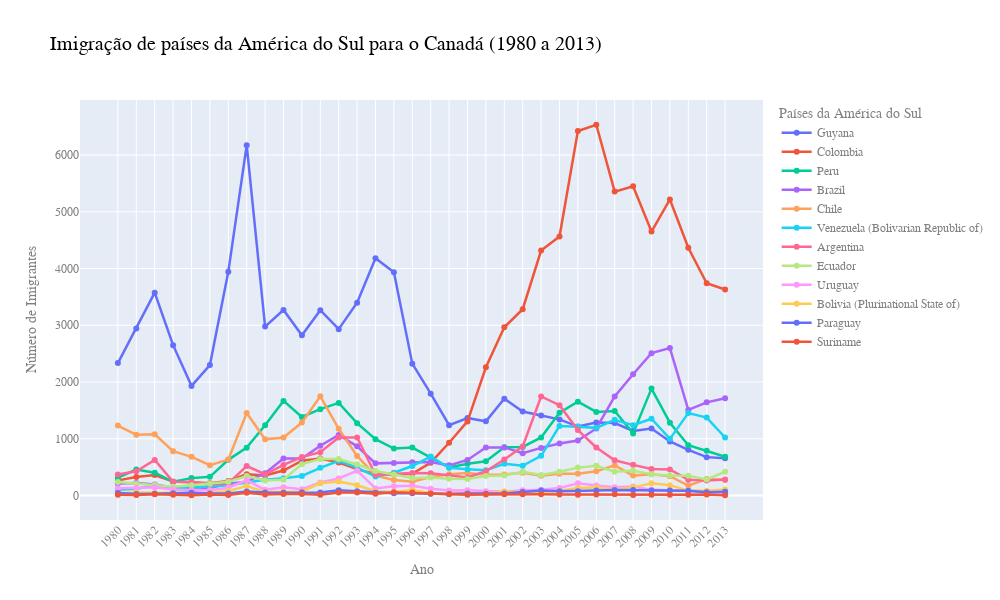

Notebook cell for this chart:
### Code cell
# Criar gráfico interativo com múltiplas linhas
figure = px.line(america_do_sul_clean, 
                 x=america_do_sul_clean.index,
                 y=america_do_sul_clean.columns, 
                 color='Country',
                 title='Imigração de países da América do Sul para o Canadá (1980 a 2013)',
                 markers=True)

# Estilizar gráfico
figure.update_layout(width=1000, height=600,
                     xaxis={'tickangle': -45, 'title': 'Ano'},
                     yaxis={'title': 'Número de Imigrantes'},
                     font_family='Arial',
                     font_size=12,
                     font_color='gray',
                     title_font_family='Arial',
                     title_font_size=20,
                     title_font_color='black',
                     legend_title='Países da América do Sul'
                     )

# Modificar hover no gráfico
figure.update_traces(
    line_width=2.5,
    hovertemplate='<br>'.join(['País: %{fullData.name}<br>Ano: %{x}<br>Imigrantes: %{y}'])
)

#Exportar gráfico para arquivo HTML
figure.write_html(
    '../resultados/america_do_sul_imigracao_para_canada.html', 
    full_html=False,
    include_plotlyjs='cdn'
    )

figure.show()

### Figure 1 — Plotly figure (JSON) as saved in the notebook; plotly's stock layout.template omitted (floating-point values rounded to 4 significant figures)
{"data": [{"hovertemplate": "País: %{fullData.name}<br>Ano: %{x}<br>Imigrantes: %{y}", "legendgroup": "Guyana", "line": {"color": "#636efa", "dash": "solid", "width": 2.5}, "marker": {"symbol": "circle"}, "mode": "lines+markers", "name": "Guyana", "orientation": "v", "showlegend": true, "type": "scatter", "x": ["1980", "1981", "1982", "1983", "1984", "1985", "1986", "1987", "1988", "1989", "1990", "1991", "1992", "1993", "1994", "1995", "1996", "1997", "1998", "1999", "2000", "2001", "2002", "2003", "2004", "2005", "2006", "2007", "2008", "2009", "2010", "2011", "2012", "2013"], "xaxis": "x", "y": [2334, 2943, 3575, 2650, 1932, 2299, 3942, 6174, 2977, 3270, 2824, 3266, 2932, 3399, 4181, 3935, 2324, 1795, 1238, 1366, 1308, 1707, 1479, 1410, 1341, 1215, 1286, 1277, 1137, 1180, 953, 804, 676, 656], "yaxis": "y"}, {"hovertemplate": "País: %{fullData.name}<br>Ano: %{x}<br>Imigrantes: %{y}", "legendgroup": "Colombia", "line": {"color": "#EF553B", "dash": "solid", "width": 2.5}, "marker": {"symbol": "circle"}, "mode": "lines+markers", "name": "Colombia", "orientation": "v", "showlegend": true, "type": "scatter", "x": ["1980", "1981", "1982", "1983", "1984", "1985", "1986", "1987", "1988", "1989", "1990", "1991", "1992", "1993", "1994", "1995", "1996", "1997", "1998", "1999", "2000", "2001", "2002", "2003", "2004", "2005", "2006", "2007", "2008", "2009", "2010", "2011", "2012", "2013"], "xaxis": "x", "y": [266, 326, 360, 244, 235, 214, 257, 376, 352, 439, 614, 652, 582, 464, 375, 371, 381, 578, 929, 1306, 2259, 2965, 3283, 4318, 4566, 6424, 6535, 5357, 5452, 4652, 5218, 4366, 3741, 3631], "yaxis": "y"}, {"hovertemplate": "País: %{fullData.name}<br>Ano: %{x}<br>Imigrantes: %{y}", "legendgroup": "Peru", "line": {"color": "#00cc96", "dash": "solid", "width": 2.5}, "marker": {"symbol": "circle"}, "mode": "lines+markers", "name": "Peru", "orientation": "v", "showlegend": true, "type": "scatter", "x": ["1980", "1981", "1982", "1983", "1984", "1985", "1986", "1987", "1988", "1989", "1990", "1991", "1992", "1993", "1994", "1995", "1996", "1997", "1998", "1999", "2000", "2001", "2002", "2003", "2004", "2005", "2006", "2007", "2008", "2009", "2010", "2011", "2012", "2013"], "xaxis": "x", "y": [317, 456, 401, 241, 306, 328, 628, 843, 1237, 1667, 1384, 1522, 1632, 1274, 993, 827, 845, 676, 493, 560, 603, 849, 855, 1023, 1460, 1653, 1473, 1490, 1094, 1884, 1283, 886, 787, 682], "yaxis": "y"}, {"hovertemplate": "País: %{fullData.name}<br>Ano: %{x}<br>Imigrantes: %{y}", "legendgroup": "Brazil", "line": {"color": "#ab63fa", "dash": "solid", "width": 2.5}, "marker": {"symbol": "circle"}, "mode": "lines+markers", "name": "Brazil", "orientation": "v", "showlegend": true, "type": "scatter", "x": ["1980", "1981", "1982", "1983", "1984", "1985", "1986", "1987", "1988", "1989", "1990", "1991", "1992", "1993", "1994", "1995", "1996", "1997", "1998", "1999", "2000", "2001", "2002", "2003", "2004", "2005", "2006", "2007", "2008", "2009", "2010", "2011", "2012", "2013"], "xaxis": "x", "y": [211, 220, 192, 139, 145, 130, 205, 244, 394, 650, 650, 877, 1066, 866, 566, 572, 586, 591, 531, 626, 845, 847, 745, 839, 917, 969, 1181, 1746, 2138, 2509, 2598, 1508, 1642, 1714], "yaxis": "y"}, {"hovertemplate": "País: %{fullData.name}<br>Ano: %{x}<br>Imigrantes: %{y}", "legendgroup": "Chile", "line": {"color": "#FFA15A", "dash": "solid", "width": 2.5}, "marker": {"symbol": "circle"}, "mode": "lines+markers", "name": "Chile", "orientation": "v", "showlegend": true, "type": "scatter", "x": ["1980", "1981", "1982", "1983", "1984", "1985", "1986", "1987", "1988", "1989", "1990", "1991", "1992", "1993", "1994", "1995", "1996", "1997", "1998", "1999", "2000", "2001", "2002", "2003", "2004", "2005", "2006", "2007", "2008", "2009", "2010", "2011", "2012", "2013"], "xaxis": "x", "y": [1233, 1069, 1078, 781, 681, 533, 633, 1454, 990, 1023, 1286, 1749, 1175, 697, 352, 273, 244, 325, 376, 397, 366, 369, 401, 347, 383, 384, 427, 530, 350, 375, 340, 174, 291, 273], "yaxis": "y"}, {"hovertemplate": "País: %{fullData.name}<br>Ano: %{x}<br>Imigrantes: %{y}", "legendgroup": "Venezuela (Bolivarian Republic of)", "line": {"color": "#19d3f3", "dash": "solid", "width": 2.5}, "marker": {"symbol": "circle"}, "mode": "lines+markers", "name": "Venezuela (Bolivarian Republic of)", "orientation": "v", "showlegend": true, "type": "scatter", "x": ["1980", "1981", "1982", "1983", "1984", "1985", "1986", "1987", "1988", "1989", "1990", "1991", "1992", "1993", "1994", "1995", "1996", "1997", "1998", "1999", "2000", "2001", "2002", "2003", "2004", "2005", "2006", "2007", "2008", "2009", "2010", "2011", "2012", "2013"], "xaxis": "x", "y": [103, 117, 174, 124, 142, 165, 179, 229, 279, 304, 344, 487, 610, 490, 334, 402, 520, 686, 489, 464, 443, 560, 524, 699, 1224, 1211, 1192, 1335, 1239, 1353, 998, 1452, 1373, 1022], "yaxis": "y"}, {"hovertemplate": "País: %{fullData.name}<br>Ano: %{x}<br>Imigrantes: %{y}", "legendgroup": "Argentina", "line": {"color": "#FF6692", "dash": "solid", "width": 2.5}, "marker": {"symbol": "circle"}, "mode": "lines+markers", "name": "Argentina", "orientation": "v", "showlegend": true, "type": "scatter", "x": ["1980", "1981", "1982", "1983", "1984", "1985", "1986", "1987", "1988", "1989", "1990", "1991", "1992", "1993", "1994", "1995", "1996", "1997", "1998", "1999", "2000", "2001", "2002", "2003", "2004", "2005", "2006", "2007", "2008", "2009", "2010", "2011", "2012", "2013"], "xaxis": "x", "y": [368, 426, 626, 241, 237, 196, 213, 519, 374, 538, 678, 763, 1023, 1022, 366, 380, 396, 391, 349, 318, 427, 635, 865, 1745, 1591, 1153, 847, 620, 540, 467, 459, 278, 263, 282], "yaxis": "y"}, {"hovertemplate": "País: %{fullData.name}<br>Ano: %{x}<br>Imigrantes: %{y}", "legendgroup": "Ecuador", "line": {"color": "#B6E880", "dash": "solid", "width": 2.5}, "marker": {"symbol": "circle"}, "mode": "lines+markers", "name": "Ecuador", "orientation": "v", "showlegend": true, "type": "scatter", "x": ["1980", "1981", "1982", "1983", "1984", "1985", "1986", "1987", "1988", "1989", "1990", "1991", "1992", "1993", "1994", "1995", "1996", "1997", "1998", "1999", "2000", "2001", "2002", "2003", "2004", "2005", "2006", "2007", "2008", "2009", "2010", "2011", "2012", "2013"], "xaxis": "x", "y": [238, 207, 184, 155, 179, 208, 240, 344, 265, 278, 552, 643, 644, 547, 431, 368, 310, 317, 295, 291, 342, 353, 418, 361, 417, 491, 525, 419, 437, 373, 353, 348, 282, 418], "yaxis": "y"}, {"hovertemplate": "País: %{fullData.name}<br>Ano: %{x}<br>Imigrantes: %{y}", "legendgroup": "Uruguay", "line": {"color": "#FF97FF", "dash": "solid", "width": 2.5}, "marker": {"symbol": "circle"}, "mode": "lines+markers", "name": "Uruguay", "orientation": "v", "showlegend": true, "type": "scatter", "x": ["1980", "1981", "1982", "1983", "1984", "1985", "1986", "1987", "1988", "1989", "1990", "1991", "1992", "1993", "1994", "1995", "1996", "1997", "1998", "1999", "2000", "2001", "2002", "2003", "2004", "2005", "2006", "2007", "2008", "2009", "2010", "2011", "2012", "2013"], "xaxis": "x", "y": [128, 132, 146, 105, 90, 92, 137, 269, 99, 144, 111, 229, 299, 437, 125, 164, 171, 117, 87, 93, 75, 64, 91, 103, 130, 217, 175, 147, 160, 99, 93, 81, 47, 58], "yaxis": "y"}, {"hovertemplate": "País: %{fullData.name}<br>Ano: %{x}<br>Imigrantes: %{y}", "legendgroup": "Bolivia (Plurinational State of)", "line": {"color": "#FECB52", "dash": "solid", "width": 2.5}, "marker": {"symbol": "circle"}, "mode": "lines+markers", "name": "Bolivia (Plurinational State of)", "orientation": "v", "showlegend": true, "type": "scatter", "x": ["1980", "1981", "1982", "1983", "1984", "1985", "1986", "1987", "1988", "1989", "1990", "1991", "1992", "1993", "1994", "1995", "1996", "1997", "1998", "1999", "2000", "2001", "2002", "2003", "2004", "2005", "2006", "2007", "2008", "2009", "2010", "2011", "2012", "2013"], "xaxis": "x", "y": [44, 52, 42, 49, 38, 44, 79, 165, 63, 68, 71, 214, 247, 180, 75, 61, 96, 43, 33, 42, 33, 72, 57, 59, 85, 134, 139, 107, 143, 214, 180, 86, 83, 107], "yaxis": "y"}, {"hovertemplate": "País: %{fullData.name}<br>Ano: %{x}<br>Imigrantes: %{y}", "legendgroup": "Paraguay", "line": {"color": "#636efa", "dash": "solid", "width": 2.5}, "marker": {"symbol": "circle"}, "mode": "lines+markers", "name": "Paraguay", "orientation": "v", "showlegend": true, "type": "scatter", "x": ["1980", "1981", "1982", "1983", "1984", "1985", "1986", "1987", "1988", "1989", "1990", "1991", "1992", "1993", "1994", "1995", "1996", "1997", "1998", "1999", "2000", "2001", "2002", "2003", "2004", "2005", "2006", "2007", "2008", "2009", "2010", "2011", "2012", "2013"], "xaxis": "x", "y": [45, 26, 32, 40, 48, 36, 34, 72, 53, 48, 56, 51, 94, 75, 46, 39, 38, 30, 25, 34, 29, 34, 60, 88, 74, 75, 88, 98, 95, 88, 89, 83, 55, 66], "yaxis": "y"}, {"hovertemplate": "País: %{fullData.name}<br>Ano: %{x}<br>Imigrantes: %{y}", "legendgroup": "Suriname", "line": {"color": "#EF553B", "dash": "solid", "width": 2.5}, "marker": {"symbol": "circle"}, "mode": "lines+markers", "name": "Suriname", "orientation": "v", "showlegend": true, "type": "scatter", "x": ["1980", "1981", "1982", "1983", "1984", "1985", "1986", "1987", "1988", "1989", "1990", "1991", "1992", "1993", "1994", "1995", "1996", "1997", "1998", "1999", "2000", "2001", "2002", "2003", "2004", "2005", "2006", "2007", "2008", "2009", "2010", "2011", "2012", "2013"], "xaxis": "x", "y": [15, 10, 21, 12, 5, 16, 7, 46, 16, 24, 26, 13, 53, 51, 32, 58, 51, 35, 22, 11, 16, 22, 22, 22, 17, 15, 16, 20, 9, 12, 13, 11, 16, 4], "yaxis": "y"}], "layout": {"font": {"color": "gray", "family": "Arial", "size": 12}, "height": 600, "legend": {"title": {"text": "Países da América do Sul"}, "tracegroupgap": 0}, "title": {"font": {"color": "black", "family": "Arial", "size": 20}, "text": "Imigração de países da América do Sul para o Canadá (1980 a 2013)"}, "width": 1000, "xaxis": {"anchor": "y", "domain": [0, 1], "tickangle": -45, "title": {"text": "Ano"}}, "yaxis": {"anchor": "x", "domain": [0, 1], "title": {"text": "Número de Imigrantes"}}}}
